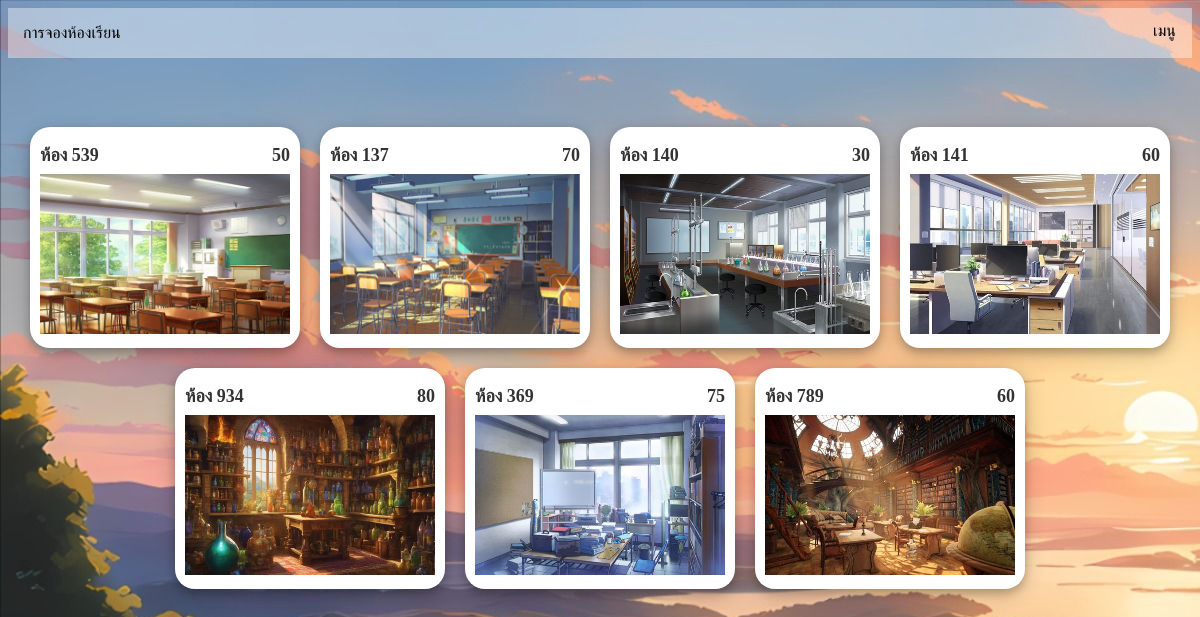
The page /web/booking/ (signed in) on the database its author committed.
### webapp/models.py (models this page shows)
class Addroom(models.Model):
    room = models.CharField(max_length=100)
    seats = models.IntegerField()
    details = models.CharField(max_length=100)
    date = models.DateField(auto_now_add=True)
    image = models.FileField(upload_to='upload', null=True, default=True)

### webapp/views.py (the view)
# urls.py: path('booking/', views.booking, name='booking'),
@login_required
def booking(request):
    addroom = Addroom.objects.all()
    return render(request, 'booking.html',{"addroom":addroom})

### webapp/templates/booking.html (shortened to what this page needs)
<!DOCTYPE html>
<html lang="en">
<head>
    {% load static %}
    <link rel="stylesheet" type="text/css" href="{% static 'css/styleejj.css' %}"/>
</head>
<body style="background-image: url('/static/images/bg11.jpg');">
<form method="post" action="booking">
    {% include 'navbar.html' %}
    <div>
        <div class="gallery" style="display: flex;flex-wrap: wrap; margin-top: 5%;">
            {% for addroom in addroom %}
            <div class="polaroid">
                <a href="{% url 'bookingcreate' roomm=addroom.room %}" style="text-decoration: none;">
                    <div class="container leftright">
                            <p>ห้อง {{addroom.room}}</p>
                            <p>{{addroom.seats}}</p>
                    </div>
                            <img src="{{ addroom.image.url }}" alt="Room1" style="width:250px; height: 160px;">
                </a>
            </div>
             {% endfor %}
        </div>
    </div>
</form>
</body>
</html>

### webapp/templates/navbar.html (shortened to what this page needs)
<nav>
    <div class="navbar">
        <div class="leftright">
            <p style="margin-left: 15px; ">การจองห้องเรียน</p>
            <div class="dropdown">
                <div>
                    <button class="dropbtn" style="padding-left: 115px;">เมนู</button>
                </div>
            </div>
        </div>
    </div>
</nav>

### static/css/styleejj.css (style rules this page uses)
.navbar { overflow: hidden; background-color: rgba(255, 255, 255, 0.4); }
.dropdown { float: right; overflow: hidden; }
.dropdown .dropbtn { font-size: 16px; border: none; outline: none; color: rgb(0, 0, 0); padding: 14px 16px; background-color: inherit; font-family: inherit; margin: 0; }
div.gallery { display: flex; flex-wrap: wrap; justify-content: center; }
div.polaroid { width: 250px; padding: 10px; background-color: #fff; box-shadow: 0 4px 8px 0 rgba(0, 0, 0, 0.2), 0 6px 20px 0 rgba(0, 0, 0, 0.19); text-align: center; margin: 10px; border-radius: 20px; transition: transform 0.3s; }
div.polaroid img { width: 100%; }
div.container p { font-weight: bold; margin: 8px 0; color: #333; font-size: 18px; }
.leftright { display: flex; justify-content: space-between; }

### rows shown on the page
Addroom: room "539", seats "50", image (picture)
Addroom: room "137", seats "70", image (picture)
Addroom: room "140", seats "30", image (picture)
Addroom: room "141", seats "60", image (picture)
Addroom: room "934", seats "80", image (picture)
Addroom: room "369", seats "75", image (picture)
Addroom: room "789", seats "60", image (picture)
